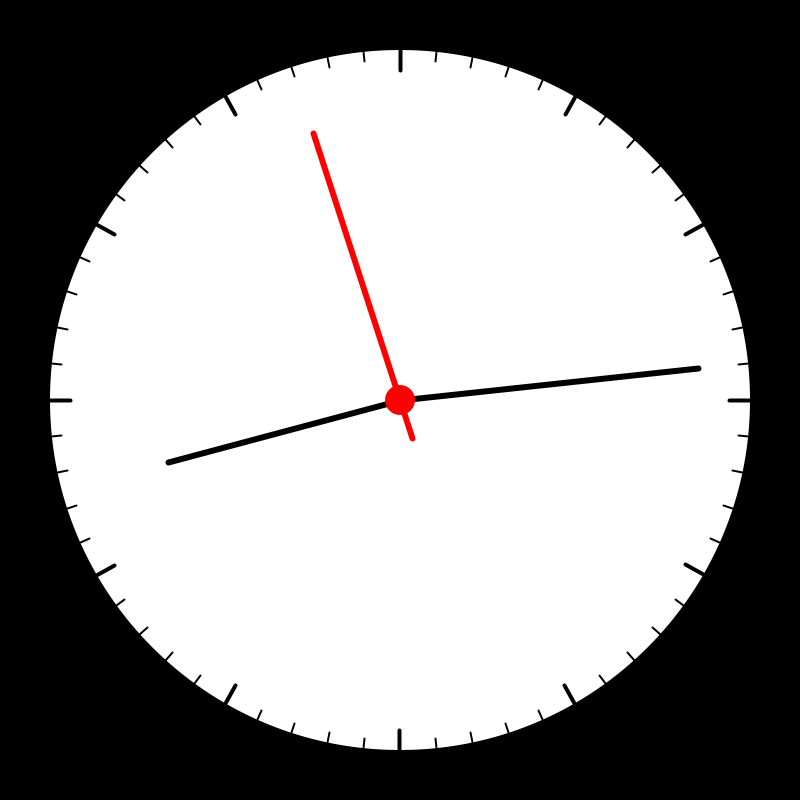
Frame 1 (no input)
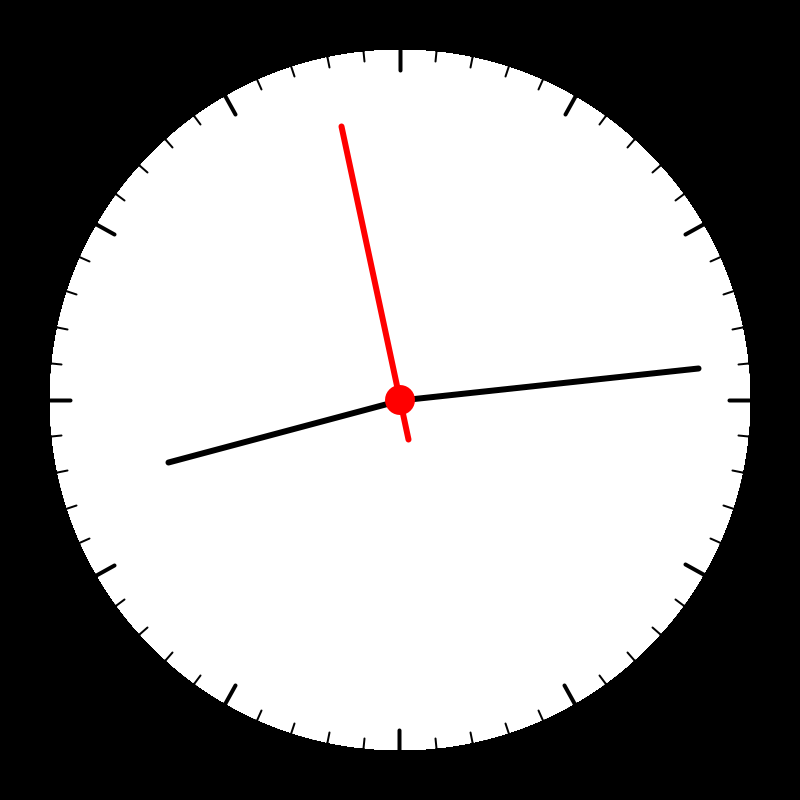
Frame 60 (the mouse pressed at the canvas centre just before this capture)
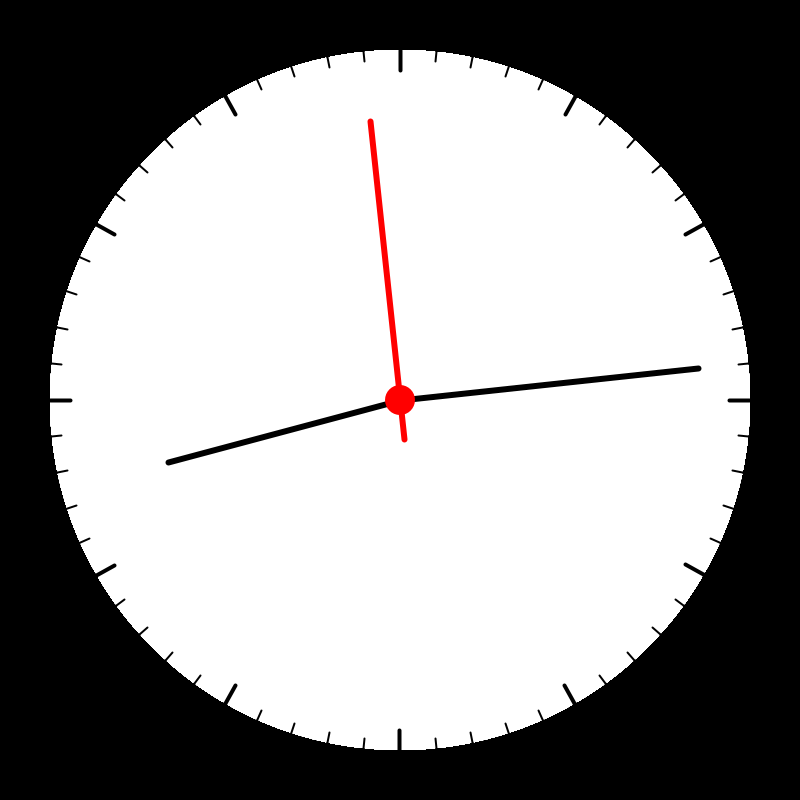
Frame 120 (the mouse held since frame 60 and released just before this capture)

The Processing sketch that drew these frames (run headless with seeded random() and noise(); from frame 60 on, the mouse is pressed at the canvas centre):

// Processing sketch: clock
// ── clock.pde
void setup() {
  rectMode(CENTER);
  background(0);
  size(800, 800);
}


void draw() {

  noStroke();
  //큰
  fill(255);
  circle(400, 400, 700);
  float radius = 700;

  int s = second();
  int m = minute();
  int h = hour();

  //second line
  pushMatrix();
  rectMode(CENTER);
  translate(400, 400);
  rotate(radians(6*s));
  stroke(255, 0, 0);
  strokeWeight(6);
  line(0, -40, 0, 280);
  popMatrix();

  //minute line
  pushMatrix();
  rectMode(CENTER);
  translate(400, 400);
  rotate(radians(6*m));
  stroke(0);
  strokeWeight(6);
  line(0, 0, 0, 300);
  popMatrix();

  //hour line
  pushMatrix();
  rectMode(CENTER);
  translate(400, 400);
  rotate(radians(15*h));
  stroke(0);
  strokeWeight(6);
  line(0, 0, 0, 240);
  popMatrix();

  //중심
  noStroke();
  fill(255, 0, 0);
  circle(400, 400, 30);

  //정각표시
  for (int i=0; i<360; i+=30) {
    float angle = radians(i);

    pushMatrix();
    translate(400, 400);
    rotate(angle);
    stroke(0);
    strokeWeight(4);
    line (-330, 0, -350, 0);
    popMatrix();
  }

  //분 표시
  for (int k=0; k<360; k+=6) {
    float angle = radians(k);

    pushMatrix();
    translate(400, 400);
    rotate(angle);
    stroke(0);
    strokeWeight(2);
    line (-340, 0, -350, 0);
    popMatrix();
  }
}
